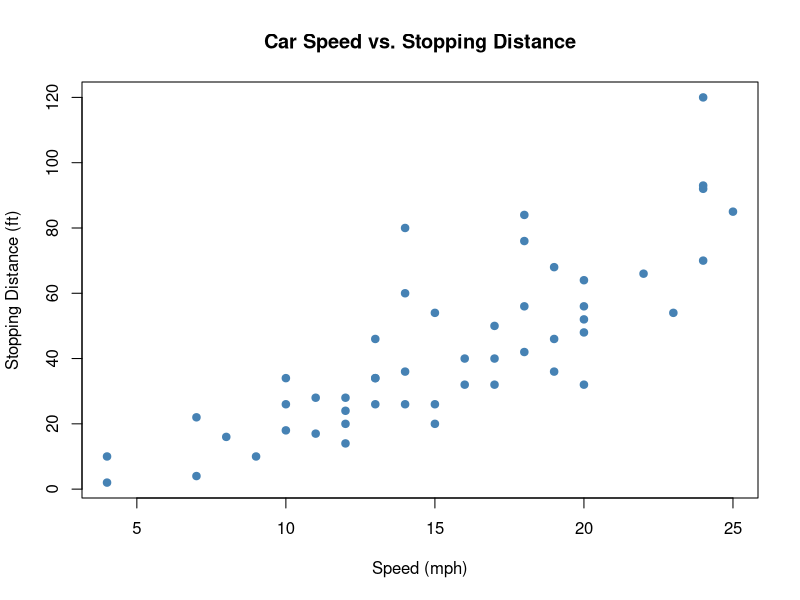

Recreate this plot in R.
## ---- chunk 1
knitr::opts_chunk$set(echo = TRUE)
## ---- chunk 2
# 简单数学运算
x <- 1:10
mean(x)
sum(x)
## ---- chunk 3
# 创建一个简单数据框
df <- data.frame(
  species = c("Dog", "Cat", "Bird", "Fish"),
  weight  = c(20, 4, 0.5, 0.1),
  legs    = c(4, 4, 2, 0)
)

df
## ---- chunk 4
# 使用内置数据集绘图
plot(cars$speed, cars$dist,
     xlab = "Speed (mph)",
     ylab = "Stopping Distance (ft)",
     main = "Car Speed vs. Stopping Distance",
     pch  = 19, col = "steelblue")
